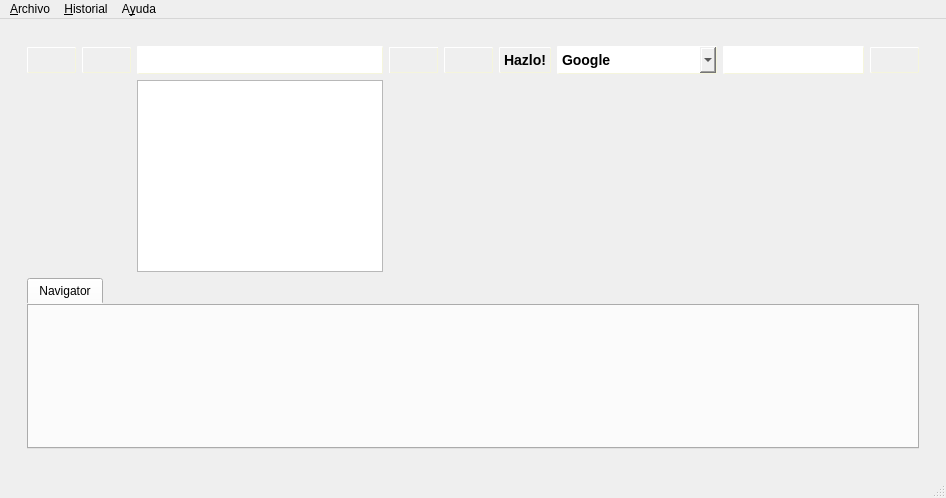
<?xml version="1.0" encoding="UTF-8"?>
<ui version="4.0">
 <class>MainWindow</class>
 <widget class="QMainWindow" name="MainWindow">
  <property name="geometry">
   <rect>
    <x>0</x>
    <y>0</y>
    <width>946</width>
    <height>498</height>
   </rect>
  </property>
  <property name="windowTitle">
   <string>EcheUau</string>
  </property>
  <property name="windowIcon">
   <iconset>
    <normaloff>iconos/pengi.svg</normaloff>iconos/Descargas/pengi.svg</iconset>
  </property>
  <widget class="QWidget" name="centralwidget">
   <layout class="QGridLayout" name="gridLayout">
    <item row="0" column="0">
     <widget class="QWidget" name="widget_2" native="true">
      <layout class="QGridLayout" name="gridLayout_10">
       <item row="0" column="0">
        <widget class="QWidget" name="widget_3" native="true">
         <layout class="QGridLayout" name="gridLayout_6">
          <item row="1" column="0">
           <widget class="QTabWidget" name="tabWidget">
            <property name="styleSheet">
             <string notr="true">
border-top-color: rgb(184, 184, 184);</string>
            </property>
            <property name="currentIndex">
             <number>0</number>
            </property>
            <widget class="QWidget" name="tab_2">
             <attribute name="title">
              <string>Navigator</string>
             </attribute>
             <layout class="QGridLayout" name="gridLayout_7">
              <item row="1" column="0">
               <widget class="QWidget" name="widget_4" native="true">
                <layout class="QGridLayout" name="gridLayout_8">
                 <item row="2" column="0">
                  <layout class="QVBoxLayout" name="webbb_2"/>
                 </item>
                </layout>
               </widget>
              </item>
             </layout>
            </widget>
           </widget>
          </item>
          <item row="0" column="0">
           <layout class="QGridLayout" name="gridLayout_9">
            <item row="3" column="10">
             <widget class="QPushButton" name="pushButton">
              <property name="cursor">
               <cursorShape>PointingHandCursor</cursorShape>
              </property>
              <property name="styleSheet">
               <string notr="true">border-style: outset;
     border-width: 1px;
     border-radius: 1px 1px 1px;
     border-color: beige;
     font: bold 14px;
     min-width: 4em;
     padding: 4px;</string>
              </property>
              <property name="text">
               <string/>
              </property>
              <property name="icon">
               <iconset>
                <normaloff>iconos/boton+.jpeg</normaloff>iconos/boton+.jpeg</iconset>
              </property>
             </widget>
            </item>
            <item row="3" column="3">
             <widget class="QLineEdit" name="lineEdit_3">
              <property name="styleSheet">
               <string notr="true">border-style: outset;
     border-width: 1px;
     border-radius: 1px;
     border-color: beige;
     font: bold 14px;
     min-width: 4em;
     padding: 4px;</string>
              </property>
             </widget>
            </item>
            <item row="3" column="0">
             <widget class="QPushButton" name="pu1_2">
              <property name="cursor">
               <cursorShape>PointingHandCursor</cursorShape>
              </property>
              <property name="styleSheet">
               <string notr="true">border-style: outset;
     border-width: 1px;
     border-radius: 1px;
     border-color: beige;
     font: bold 14px;
     min-width: 4em;
     padding: 4px;</string>
              </property>
              <property name="text">
               <string/>
              </property>
              <property name="icon">
               <iconset>
                <normaloff>iconos/izquierda.png</normaloff>iconos/izquierda.png</iconset>
              </property>
             </widget>
            </item>
            <item row="3" column="1">
             <widget class="QPushButton" name="pu2_2">
              <property name="cursor">
               <cursorShape>PointingHandCursor</cursorShape>
              </property>
              <property name="styleSheet">
               <string notr="true">border-style: outset;
     border-width: 1px;
     border-radius: 1px 1px 1px;
     border-color: beige;
     font: bold 14px;
     min-width: 4em;
     padding: 4px;</string>
              </property>
              <property name="text">
               <string/>
              </property>
              <property name="icon">
               <iconset>
                <normaloff>iconos/derecha.png</normaloff>iconos/derecha.png</iconset>
              </property>
             </widget>
            </item>
            <item row="3" column="5">
             <widget class="QPushButton" name="pu3_2">
              <property name="cursor">
               <cursorShape>PointingHandCursor</cursorShape>
              </property>
              <property name="styleSheet">
               <string notr="true">border-style: outset;
     border-width: 1px;
     border-radius: 30px;
     border-color: beige;
     font: bold 14px;
     min-width: 4em;
     padding: 4px;</string>
              </property>
              <property name="text">
               <string/>
              </property>
              <property name="icon">
               <iconset>
                <normaloff>iconos/stop.png</normaloff>iconos/stop.png</iconset>
              </property>
             </widget>
            </item>
            <item row="3" column="7">
             <widget class="QPushButton" name="pushButton_2">
              <property name="cursor">
               <cursorShape>PointingHandCursor</cursorShape>
              </property>
              <property name="styleSheet">
               <string notr="true">border-style: outset;
     border-width: 1px;
     border-radius: 1px;
     border-color: beige;
     font: bold 14px;
     min-width: 4em;
     padding: 4px;</string>
              </property>
              <property name="text">
               <string>Hazlo!</string>
              </property>
             </widget>
            </item>
            <item row="3" column="8">
             <widget class="QComboBox" name="cbweb_2">
              <property name="cursor">
               <cursorShape>PointingHandCursor</cursorShape>
              </property>
              <property name="styleSheet">
               <string notr="true">border-style: outset;
     border-width: 1px;
     border-radius: 1px;
     border-color: beige;
     font: bold 14px;
     min-width: 4em;
     padding: 4px;</string>
              </property>
              <item>
               <property name="text">
                <string>Google</string>
               </property>
              </item>
              <item>
               <property name="text">
                <string>DuckDuckGo</string>
               </property>
              </item>
              <item>
               <property name="text">
                <string>Bing</string>
               </property>
              </item>
              <item>
               <property name="text">
                <string>Wikipedia</string>
               </property>
              </item>
              <item>
               <property name="text">
                <string>Youtube</string>
               </property>
              </item>
              <item>
               <property name="text">
                <string>Amazon</string>
               </property>
              </item>
              <item>
               <property name="text">
                <string>Diccionario RAE</string>
               </property>
              </item>
              <item>
               <property name="text">
                <string>Traducir al Ingles</string>
               </property>
              </item>
              <item>
               <property name="text">
                <string>Traducir al Espanol</string>
               </property>
              </item>
             </widget>
            </item>
            <item row="3" column="9">
             <widget class="QLineEdit" name="lineEdit_4">
              <property name="styleSheet">
               <string notr="true">border-style: outset;
     border-width: 1px;
     border-radius: 1px;
     border-color: beige;
     font: bold 14px;
     min-width: 4em;
     padding: 4px;</string>
              </property>
             </widget>
            </item>
            <item row="4" column="3">
             <widget class="QListWidget" name="segLink"/>
            </item>
            <item row="3" column="6">
             <widget class="QPushButton" name="pu4_2">
              <property name="cursor">
               <cursorShape>PointingHandCursor</cursorShape>
              </property>
              <property name="styleSheet">
               <string notr="true">border-style: outset;
     border-width: 1px;
     border-radius: 1px;
     border-color: beige;
     font: bold 14px;
     min-width: 4em;
     padding: 4px;</string>
              </property>
              <property name="text">
               <string/>
              </property>
              <property name="icon">
               <iconset>
                <normaloff>iconos/recargar.png</normaloff>iconos/recargar.png</iconset>
              </property>
             </widget>
            </item>
           </layout>
          </item>
         </layout>
        </widget>
       </item>
      </layout>
     </widget>
    </item>
   </layout>
  </widget>
  <widget class="QMenuBar" name="menubar">
   <property name="geometry">
    <rect>
     <x>0</x>
     <y>0</y>
     <width>946</width>
     <height>29</height>
    </rect>
   </property>
   <widget class="QMenu" name="menuArchivo">
    <property name="title">
     <string>&amp;Archivo</string>
    </property>
    <addaction name="actionNueva_Pesta_a"/>
    <addaction name="actionNuevaVentana"/>
    <addaction name="actionSalir"/>
   </widget>
   <widget class="QMenu" name="menuHistorial">
    <property name="title">
     <string>&amp;Historial</string>
    </property>
    <addaction name="actionHistorial"/>
    <addaction name="actionSin_Historial"/>
   </widget>
   <widget class="QMenu" name="menuAyuda">
    <property name="title">
     <string>A&amp;yuda</string>
    </property>
    <addaction name="actionAyuda"/>
   </widget>
   <addaction name="menuArchivo"/>
   <addaction name="menuHistorial"/>
   <addaction name="menuAyuda"/>
  </widget>
  <widget class="QStatusBar" name="statusbar"/>
  <action name="actionNueva_Pesta_a">
   <property name="text">
    <string>Nueva Pestaña</string>
   </property>
  </action>
  <action name="actionNuevaVentana">
   <property name="text">
    <string>Nueva ventana</string>
   </property>
  </action>
  <action name="actionCopia">
   <property name="text">
    <string>Copia</string>
   </property>
  </action>
  <action name="actionCortar">
   <property name="text">
    <string>Cortar</string>
   </property>
  </action>
  <action name="actionPegar">
   <property name="text">
    <string>Pegar</string>
   </property>
  </action>
  <action name="actionPreferencia">
   <property name="text">
    <string>Preferencia</string>
   </property>
  </action>
  <action name="actionHistorial">
   <property name="text">
    <string>Historial</string>
   </property>
  </action>
  <action name="actionSalir">
   <property name="text">
    <string>Salir</string>
   </property>
  </action>
  <action name="actionAyuda">
   <property name="text">
    <string>Ayuda</string>
   </property>
  </action>
  <action name="actionSin_Historial">
   <property name="text">
    <string>Sin Historial</string>
   </property>
  </action>
 </widget>
 <tabstops>
  <tabstop>pu1_2</tabstop>
  <tabstop>pu2_2</tabstop>
  <tabstop>pu3_2</tabstop>
  <tabstop>pu4_2</tabstop>
  <tabstop>pushButton_2</tabstop>
  <tabstop>cbweb_2</tabstop>
  <tabstop>lineEdit_4</tabstop>
  <tabstop>tabWidget</tabstop>
 </tabstops>
 <resources/>
 <connections>
  <connection>
   <sender>lineEdit_4</sender>
   <signal>returnPressed()</signal>
   <receiver>MainWindow</receiver>
   <slot>ok()</slot>
   <hints>
    <hint type="sourcelabel">
     <x>799</x>
     <y>85</y>
    </hint>
    <hint type="destinationlabel">
     <x>642</x>
     <y>180</y>
    </hint>
   </hints>
  </connection>
  <connection>
   <sender>pu1_2</sender>
   <signal>clicked()</signal>
   <receiver>MainWindow</receiver>
   <slot>atras()</slot>
   <hints>
    <hint type="sourcelabel">
     <x>104</x>
     <y>83</y>
    </hint>
    <hint type="destinationlabel">
     <x>635</x>
     <y>257</y>
    </hint>
   </hints>
  </connection>
  <connection>
   <sender>pu2_2</sender>
   <signal>clicked()</signal>
   <receiver>MainWindow</receiver>
   <slot>ade()</slot>
   <hints>
    <hint type="sourcelabel">
     <x>188</x>
     <y>83</y>
    </hint>
    <hint type="destinationlabel">
     <x>632</x>
     <y>154</y>
    </hint>
   </hints>
  </connection>
  <connection>
   <sender>pu3_2</sender>
   <signal>clicked()</signal>
   <receiver>MainWindow</receiver>
   <slot>stop()</slot>
   <hints>
    <hint type="sourcelabel">
     <x>407</x>
     <y>83</y>
    </hint>
    <hint type="destinationlabel">
     <x>639</x>
     <y>103</y>
    </hint>
   </hints>
  </connection>
  <connection>
   <sender>cbweb_2</sender>
   <signal>currentIndexChanged(QString)</signal>
   <receiver>lineEdit_4</receiver>
   <slot>clear()</slot>
   <hints>
    <hint type="sourcelabel">
     <x>693</x>
     <y>84</y>
    </hint>
    <hint type="destinationlabel">
     <x>799</x>
     <y>85</y>
    </hint>
   </hints>
  </connection>
  <connection>
   <sender>pushButton_2</sender>
   <signal>clicked()</signal>
   <receiver>MainWindow</receiver>
   <slot>buscar()</slot>
   <hints>
    <hint type="sourcelabel">
     <x>575</x>
     <y>83</y>
    </hint>
    <hint type="destinationlabel">
     <x>529</x>
     <y>29</y>
    </hint>
   </hints>
  </connection>
  <connection>
   <sender>segLink</sender>
   <signal>clicked(QModelIndex)</signal>
   <receiver>MainWindow</receiver>
   <slot>encontrado()</slot>
   <hints>
    <hint type="sourcelabel">
     <x>322</x>
     <y>276</y>
    </hint>
    <hint type="destinationlabel">
     <x>324</x>
     <y>37</y>
    </hint>
   </hints>
  </connection>
  <connection>
   <sender>lineEdit_3</sender>
   <signal>textChanged(QString)</signal>
   <receiver>MainWindow</receiver>
   <slot>busDina()</slot>
   <hints>
    <hint type="sourcelabel">
     <x>252</x>
     <y>64</y>
    </hint>
    <hint type="destinationlabel">
     <x>271</x>
     <y>31</y>
    </hint>
   </hints>
  </connection>
  <connection>
   <sender>lineEdit_3</sender>
   <signal>returnPressed()</signal>
   <receiver>MainWindow</receiver>
   <slot>buscar()</slot>
   <hints>
    <hint type="sourcelabel">
     <x>237</x>
     <y>62</y>
    </hint>
    <hint type="destinationlabel">
     <x>2</x>
     <y>123</y>
    </hint>
   </hints>
  </connection>
  <connection>
   <sender>pushButton</sender>
   <signal>clicked()</signal>
   <receiver>MainWindow</receiver>
   <slot>nuevaPestana()</slot>
   <hints>
    <hint type="sourcelabel">
     <x>875</x>
     <y>70</y>
    </hint>
    <hint type="destinationlabel">
     <x>940</x>
     <y>72</y>
    </hint>
   </hints>
  </connection>
  <connection>
   <sender>pu4_2</sender>
   <signal>clicked()</signal>
   <receiver>MainWindow</receiver>
   <slot>recar()</slot>
   <hints>
    <hint type="sourcelabel">
     <x>491</x>
     <y>83</y>
    </hint>
    <hint type="destinationlabel">
     <x>645</x>
     <y>303</y>
    </hint>
   </hints>
  </connection>
  <connection>
   <sender>tabWidget</sender>
   <signal>currentChanged(QWidget*)</signal>
   <receiver>MainWindow</receiver>
   <slot>camText()</slot>
   <hints>
    <hint type="sourcelabel">
     <x>86</x>
     <y>299</y>
    </hint>
    <hint type="destinationlabel">
     <x>4</x>
     <y>302</y>
    </hint>
   </hints>
  </connection>
 </connections>
 <slots>
  <slot>ok()</slot>
  <slot>historial()</slot>
  <slot>atras()</slot>
  <slot>ade()</slot>
  <slot>stop()</slot>
  <slot>recar()</slot>
  <slot>buscar()</slot>
  <slot>encontrado()</slot>
  <slot>busDina()</slot>
  <slot>nuevaPestana()</slot>
  <slot>camText()</slot>
 </slots>
</ui>
